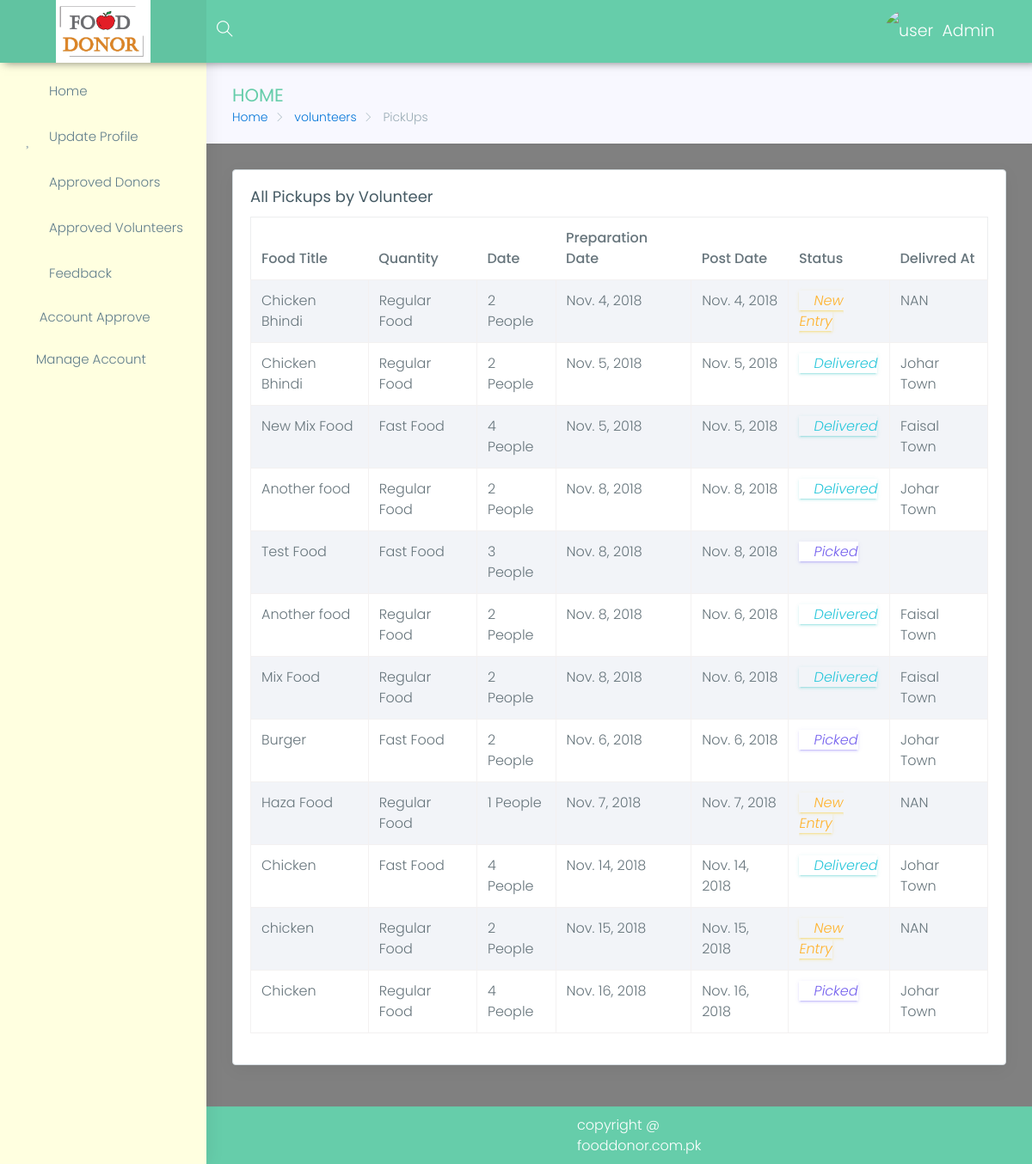
The page /fdsadmin/view-volunteers/5 (signed in) on the database its author committed.
### volunteer/models.py (models this page shows, shortened)
class Volenteer(models.Model):
    user = models.OneToOneField(User, on_delete=models.CASCADE, primary_key=True)
    name = models.CharField(max_length=100, blank=False, null=False)
    role = models.CharField(default='Voleenteer', blank=False, max_length=10)
    address = models.CharField(max_length=100, blank=False, null=False)
    mobile = models.CharField(max_length=15, blank=False)
    pick_locations = models.ManyToManyField(Location,help_text="press ctrl and click to select multiple")
    image = models.ImageField(blank=True, null=True)
    gender = models.CharField(max_length=6, blank=True, null=True, choices=gender)
    city = models.CharField(max_length=20, blank=True, null=True)
    country = models.CharField(max_length=20, blank=True, null=True)
    is_approved = models.BooleanField(default=False)
    cnic = models.CharField(max_length=15, blank=True, null=True)

### donor/models.py (models this page shows, shortened)
class Food(models.Model):
    donor=models.ManyToManyField(Donor)
    food_title=models.CharField(max_length=15,null=False,blank=False,)
    food_type = models.CharField(max_length=15, null=False, blank=False, choices=food_types)
    quantity=models.IntegerField(blank=False)
    delivered_at = models.CharField(max_length=50, default="NAN")
    preparation_date=models.DateField(blank=True,default=now())
    post_date = models.DateField(blank=True, default=now())
    status=models.CharField(choices=choices,max_length=10,default='New Entry')
    location=models.CharField(max_length=200,blank=True,null=True)
    image=models.ImageField(blank=True,null=True)
    volunteer=models.ForeignKey(Volenteer,on_delete=models.SET_NULL,null=True)

### fdsadmin/views.py (the view)
# urls.py: url(r'^view-volunteers/(?P<pk>\d+)$',views.view_volunteers,name='fdsadmin-view-volunteers'),
@login_required
def view_volunteers(request, pk):
    if not auth_admin(request):
        return redirect('/home/login')
    volunteer = Volenteer.objects.get(pk=pk)
    pickups = Food.objects.filter(volunteer=volunteer)
    return render(request, 'fdsadmin/view-volunteers.html', {'pickups': pickups, 'volunteer': volunteer})

### fdsadmin/views.py (called while the page is built)
def auth_admin(request):
    if request.user.is_staff:
        return True
    else:
        return False

### templates/fdsadmin/view-volunteers.html
{% extends 'panel-base.html' %}
{% block sidebar %}
            {% include 'fdsadmin/sidebar.html' %}
        {% endblock %}
{% block bradcrump %}
    <div class="row page-titles">
                    <div class="col-md-5 col-8 align-self-center">
                        <h3 class="text-themecolor">HOME</h3>
                        <ol class="breadcrumb">
                            <li class="breadcrumb-item"><a href="{% url 'donor-index' %}">Home</a></li>
                            <li class="breadcrumb-item active"><a href="{% url 'fdsadmin-volunteers' %}"> volunteers</a></li>
                             <li class="breadcrumb-item active"> PickUps</li>
                        </ol>
                    </div>
                </div>
{% endblock %}
{% block main %}
                <div class="row">
                    <div class="col-lg-12">
                        <div class="card">
                            <div class="card-block">
                                <h4 class="card-title">All Pickups by {{ volunteer.name }}</h4>
                                <div class="table-responsive">
                                    <table id="myTable" class="table table-hover table-striped table-bordered">
                                        <thead>
                                            <tr>
                                                <th>Food Title</th>
                                                <th>Quantity</th>
                                                <th>Date</th>
                                                <th>Preparation Date</th>
                                                <th>Post Date</th>
                                                <th>Status</th>
                                                <th>Delivred At</th>
                                            </tr>
                                        </thead>
                                        <tbody>
                                        {% for food in pickups %}
                                            <tr>
                                                <td>{{ food.food_title }}</td>
                                                <td>{{ food.food_type }}</td>
                                                <td>{{ food.quantity }} People</td>
                                                <td>{{ food.preparation_date }}</td>
                                                <td>{{ food.post_date }}</td>
                                                <td>
                                                    {% if food.status == "Picked" %}
                                                    <i class="btn-outline-primary mdi mdi-check"> {{ food.status }}</i>
                                                    {% endif %}
                                                    {% if food.status == "New Entry" %}
                                                    <i class="btn-outline-warning mdi mdi-timer"> {{ food.status }}</i>
                                                    {% endif %}{% if food.status == "Delivered" %}
                                                    <i class="btn-outline-success mdi mdi-check-all"> {{ food.status }}</i>
                                                    {% endif %}
                                                </td>
                                                <td>{{ food.delivered_at }}</td>
                                            </tr>
                                        {% endfor %}
                                        </tbody>
                                    </table>
                                </div>
                            </div>
                        </div>
                    </div>
                </div>
{% endblock %}

### templates/panel-base.html (shortened to what this page needs)
{% load static %}
<!DOCTYPE html>
<html lang="en">
<head>
    <link href="{% static 'Panel/assets/plugins/bootstrap/css/bootstrap.min.css' %}" rel="stylesheet">
    <link href="{% static 'Panel/assets/plugins/chartist-js/dist/chartist.min.css' %}" rel="stylesheet">
    <link href="{% static 'Panel/assets/plugins/chartist-js/dist/chartist-init.css' %}" rel="stylesheet">
    <link href="{% static 'Panel/assets/plugins/chartist-plugin-tooltip-master/dist/chartist-plugin-tooltip.css' %}" rel="stylesheet">
    <link href="{% static 'Panel/assets/plugins/c3-master/c3.min.css' %}" rel="stylesheet">
    <link href="{% static 'Panel/lite/css/style.css' %}" rel="stylesheet">
    <link href="{% static 'Panel/lite/css/colors/blue.css' %}" id="theme" rel="stylesheet">
    <link rel="stylesheet" type="text/css" href="https://cdn.datatables.net/v/bs4/jq-3.3.1/dt-1.10.18/datatables.min.css"/>
</head>
<body class="fix-header fix-sidebar card-no-border">
    <div id="main-wrapper">
        <header class="topbar">
            <nav class="navbar top-navbar navbar-toggleable-sm navbar-light">
                <div class="navbar-header">
                    <a class="navbar-brand" href="{% url 'donor-index' %}">
                        <b>
                            <img src="{% static "images/Capture.PNG" %}" style="width: 110px" alt="homepage" class="light-logo" />
                        </b>
                    </a>
                </div>
                <div class="navbar-collapse">
                    <ul class="navbar-nav mr-auto mt-md-0">
                        <li class="nav-item hidden-sm-down search-box"> <a class="nav-link hidden-sm-down text-muted waves-effect waves-dark" href="javascript:void(0)"><i class="ti-search"></i></a>
                        </li>
                    </ul>
                    <ul class="navbar-nav my-lg-0">
                        <li class="nav-item dropdown">
                            <a href="" class="link" data-toggle="tooltip" title="Email"><i class="mdi mdi-gmail" style="
                                     margin-right: 46px;"></i></a>
                            <a class="nav-link dropdown-toggle text-muted waves-effect waves-dark" href="" data-toggle="dropdown" aria-haspopup="true" aria-expanded="false"><img src="{{ request.session.pic }}" alt="user" class="profile-pic m-r-10" />{{ user.first_name }}</a>
                        <a href="/home/logout" class="link" data-toggle="tooltip" title="Logout"><i class="mdi mdi-power"></i></a>
                        </li>
                    </ul>
                </div>
            </nav>
        </header>
        {% block sidebar %}
        {% endblock %}
        <div class="page-wrapper">
            <div class="container-fluid" style="padding-top: 0px;">
                {% block bradcrump %}{% endblock %}
                {% block main %}{% endblock %}
            </div>
            <footer class="footer"> copyright @ fooddonor.com.pk </footer>
        </div>
    </div>
</body>
</html>

### home/static/Panel/lite/css/colors/blue.css (style rules this page uses)
.topbar { background: #66CDAA; }
.topbar .navbar-header { background: rgba(0, 0, 0, 0.05); }
.topbar .top-navbar .navbar-header .navbar-brand .light-logo { display: inline-block; color: rgba(255, 255, 255, 0.8); }
.topbar .navbar-light .navbar-nav .nav-item > a.nav-link { color: #ffffff !important; }
.text-themecolor { color: #66CDAA !important; }

### templates/panel-base.html (style rules this page uses)
.footer { padding: 9px 431px !important; }

### rows shown on the page
Volenteer: name "Volunteer"
Food: food_title "Chicken Bhindi", food_type "Regular Food", quantity "2", preparation_date "Nov. 4, 2018", post_date "Nov. 4, 2018", status "New Entry", delivered_at "NAN"
Food: food_title "Chicken Bhindi", food_type "Regular Food", quantity "2", preparation_date "Nov. 5, 2018", post_date "Nov. 5, 2018", status "Delivered", delivered_at "Johar Town"
Food: food_title "New Mix Food", food_type "Fast Food", quantity "4", preparation_date "Nov. 5, 2018", post_date "Nov. 5, 2018", status "Delivered", delivered_at "Faisal Town"
Food: food_title "Another food", food_type "Regular Food", quantity "2", preparation_date "Nov. 8, 2018", post_date "Nov. 8, 2018", status "Delivered", delivered_at "Johar Town"
Food: food_title "Test Food", food_type "Fast Food", quantity "3", preparation_date "Nov. 8, 2018", post_date "Nov. 8, 2018", status "Picked"
Food: food_title "Another food", food_type "Regular Food", quantity "2", preparation_date "Nov. 8, 2018", post_date "Nov. 6, 2018", status "Delivered", delivered_at "Faisal Town"
Food: food_title "Mix Food", food_type "Regular Food", quantity "2", preparation_date "Nov. 8, 2018", post_date "Nov. 6, 2018", status "Delivered", delivered_at "Faisal Town"
Food: food_title "Burger", food_type "Fast Food", quantity "2", preparation_date "Nov. 6, 2018", post_date "Nov. 6, 2018", status "Picked", delivered_at "Johar Town"
Food: food_title "Haza Food", food_type "Regular Food", quantity "1", preparation_date "Nov. 7, 2018", post_date "Nov. 7, 2018", status "New Entry", delivered_at "NAN"
Food: food_title "Chicken", food_type "Fast Food", quantity "4", preparation_date "Nov. 14, 2018", post_date "Nov. 14, 2018", status "Delivered", delivered_at "Johar Town"
Food: food_title "chicken", food_type "Regular Food", quantity "2", preparation_date "Nov. 15, 2018", post_date "Nov. 15, 2018", status "New Entry", delivered_at "NAN"
Food: food_title "Chicken", food_type "Regular Food", quantity "4", preparation_date "Nov. 16, 2018", post_date "Nov. 16, 2018", status "Picked", delivered_at "Johar Town"

### other values the page prints
{{ user.first_name }} "Admin"
